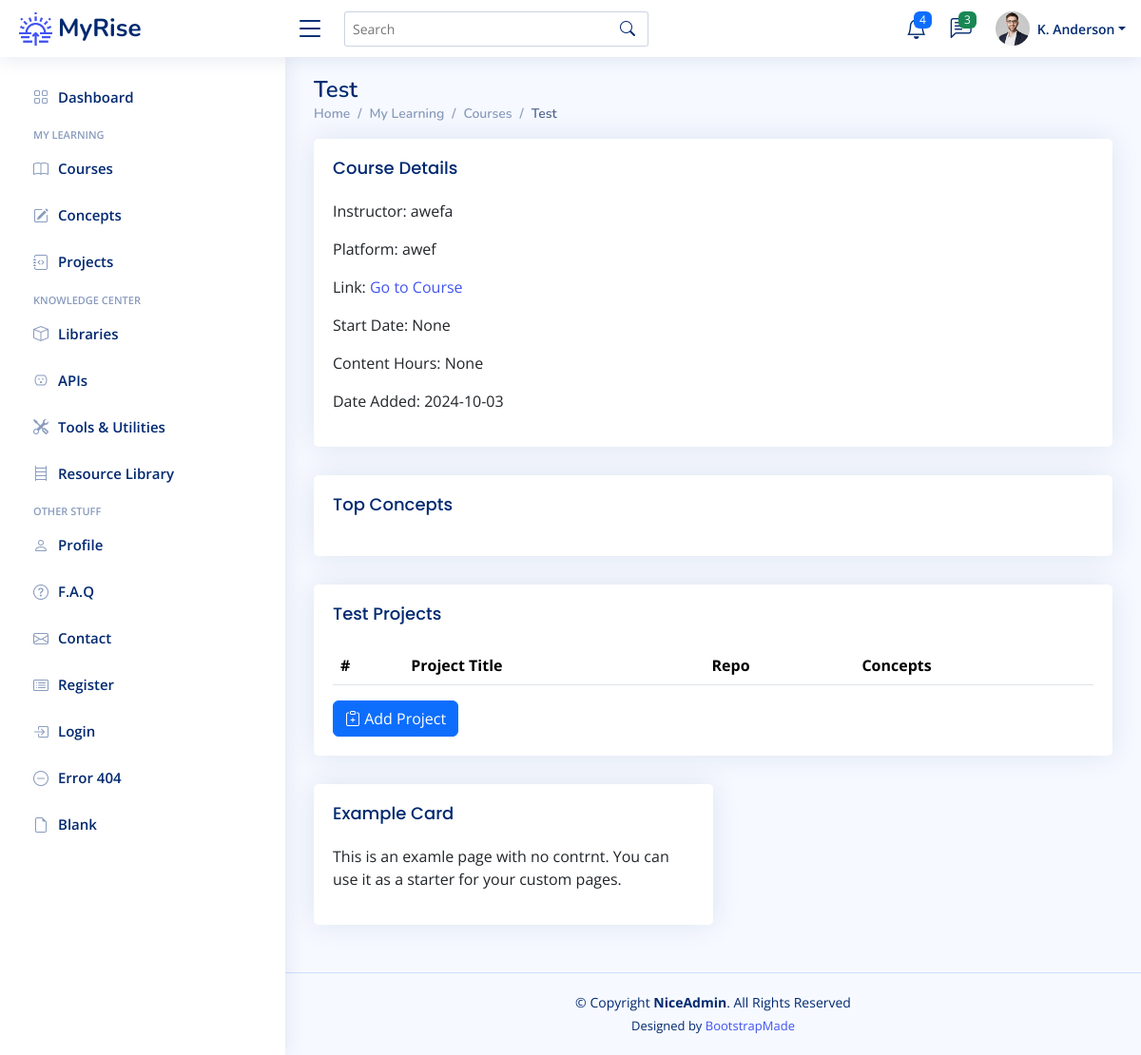
/courses/1, run on the app's committed database.
### app/models.py (models this page shows)
class Course(db.Model):
    __tablename__ = "courses"
    id: Mapped[int] = mapped_column(Integer, primary_key=True)
    title: Mapped[str] = mapped_column(String(100), unique=True)
    platform: Mapped[str] = mapped_column(String(100))
    url: Mapped[str] = mapped_column(String(250), nullable=True)
    instructor: Mapped[str] = mapped_column(String(100))
    start: Mapped[datetime.date] = mapped_column(Date, nullable=True)
    complete: Mapped[datetime.date] = mapped_column(Date, nullable=True)
    content_hours: Mapped[float] = mapped_column(nullable=True)
    has_cert: Mapped[bool] = mapped_column(Boolean)
    date_added: Mapped[datetime.date] = mapped_column(Date, nullable=False)
    projects: Mapped[List["Project"]] = relationship(back_populates="course")

### app/routes.py (the view)
@app.route('/courses/<int:num>')
def course_detail(num):
    target_course = db.get_or_404(Course, num)
    all_projects = db.session.execute(db.select(Project).filter_by(course_id=num)).scalars().all()
    course_concepts = {}
    for proj in all_projects:
        for concept in proj.concepts:
            if concept.concept_term in course_concepts:
                course_concepts[concept.concept_term] += 1
            else:
                course_concepts[concept.concept_term] = 1
    sorted_concepts = dict(
        sorted(course_concepts.items(), key=lambda item: item[1], reverse=True))
    return render_template('course-detail.html', course=target_course, all_projects=all_projects, top_concepts=sorted_concepts)

### app/templates/course-detail.html (shortened to what this page needs)
{% extends 'base.html' %}
{% from 'bootstrap5/form.html' import render_form %}
{% block content %}
	<main id="main" class="main">
    <div class="pagetitle">
      <h1>{{ course.title }}</h1>
      <nav>
        <ol class="breadcrumb">
          <li class="breadcrumb-item"><a href="index.html">Home</a></li>
          <li class="breadcrumb-item">My Learning</li>
          <li class="breadcrumb-item">Courses</li>
		  <li class="breadcrumb-item active">{{ course.title }}</li>
        </ol>
      </nav>
    </div>
		<div class="card">
            <div class="card-body">
              <h5 class="card-title">Course Details</h5>
					<p>Instructor: {{ course.instructor }}</p>
					<p>Platform: {{ course.platform }}</p>
					<p>Link: <a href="{{ course.url }}" target="_blank">Go to Course</a></p>
					<p>Start Date: {{ course.start }}</p>
					<p>Content Hours: {{ course.content_hours }}</p>
					<p>Date Added: {{ course.date_added }}</p>
              </div>
		  </div>
	<div class="card">
            <div class="card-body">
              <h5 class="card-title">Top Concepts</h5>
            </div>
          </div>
	 <div class="card">
		<div class="card-body">
		  <h5 class="card-title">{{ course.title }} Projects</h5>
		  <table class="table table-hover">
			<thead>
			  <tr>
			    <th scope="col">#</th>
				<th scope="col">Project Title</th>
				<th scope="col">Repo</th>
				<th scope="col">Concepts</th>
			  </tr>
			</thead>
		  </table>
			<a href="{{ url_for('add_new_project', course_id=course.id) }}">
		  <button type="button" class="btn btn-primary"><i class="bi bi-clipboard-plus"></i> Add Project</button>
			</a>
		</div>
	 </div>
    <section class="section">
        <div class="col-lg-6">
          <div class="card">
            <div class="card-body">
              <h5 class="card-title">Example Card</h5>
              <p>This is an examle page with no contrnt. You can use it as a starter for your custom pages.</p>
            </div>
          </div>
        </div>
    </section>
	</main>
{% endblock %}

### app/static/css/style.css (style rules this page uses)
:root { scroll-behavior: smooth; }
body { font-family: "Open Sans", sans-serif; background: #f6f9ff; color: #444444; }
a { color: #4154f1; text-decoration: none; }
h1, h2, h3, h4, h5, h6 { font-family: "Nunito", sans-serif; }
#main { margin-top: 60px; padding: 20px 30px; transition: all 0.3s; }
.pagetitle { margin-bottom: 10px; }
.pagetitle h1 { font-size: 24px; margin-bottom: 0; font-weight: 600; color: #012970; }
.card { margin-bottom: 30px; border: none; border-radius: 5px; box-shadow: 0px 0 30px rgba(1, 41, 112, 0.1); }
.card-title { padding: 20px 0 15px 0; font-size: 18px; font-weight: 500; color: #012970; font-family: "Poppins", sans-serif; }
.card-body { padding: 0 20px 20px 20px; }
.breadcrumb { font-size: 14px; font-family: "Nunito", sans-serif; color: #899bbd; font-weight: 600; }
.breadcrumb a { color: #899bbd; transition: 0.3s; }
.breadcrumb .breadcrumb-item::before { color: #899bbd; }
.breadcrumb .active { color: #51678f; font-weight: 600; }
@media (min-width: 1200px) { #main, #footer { margin-left: 300px; } }

### data on the page
Course: title "Test", instructor "awefa", platform "awef", start "None", content_hours "None", date_added "2024-10-03"
